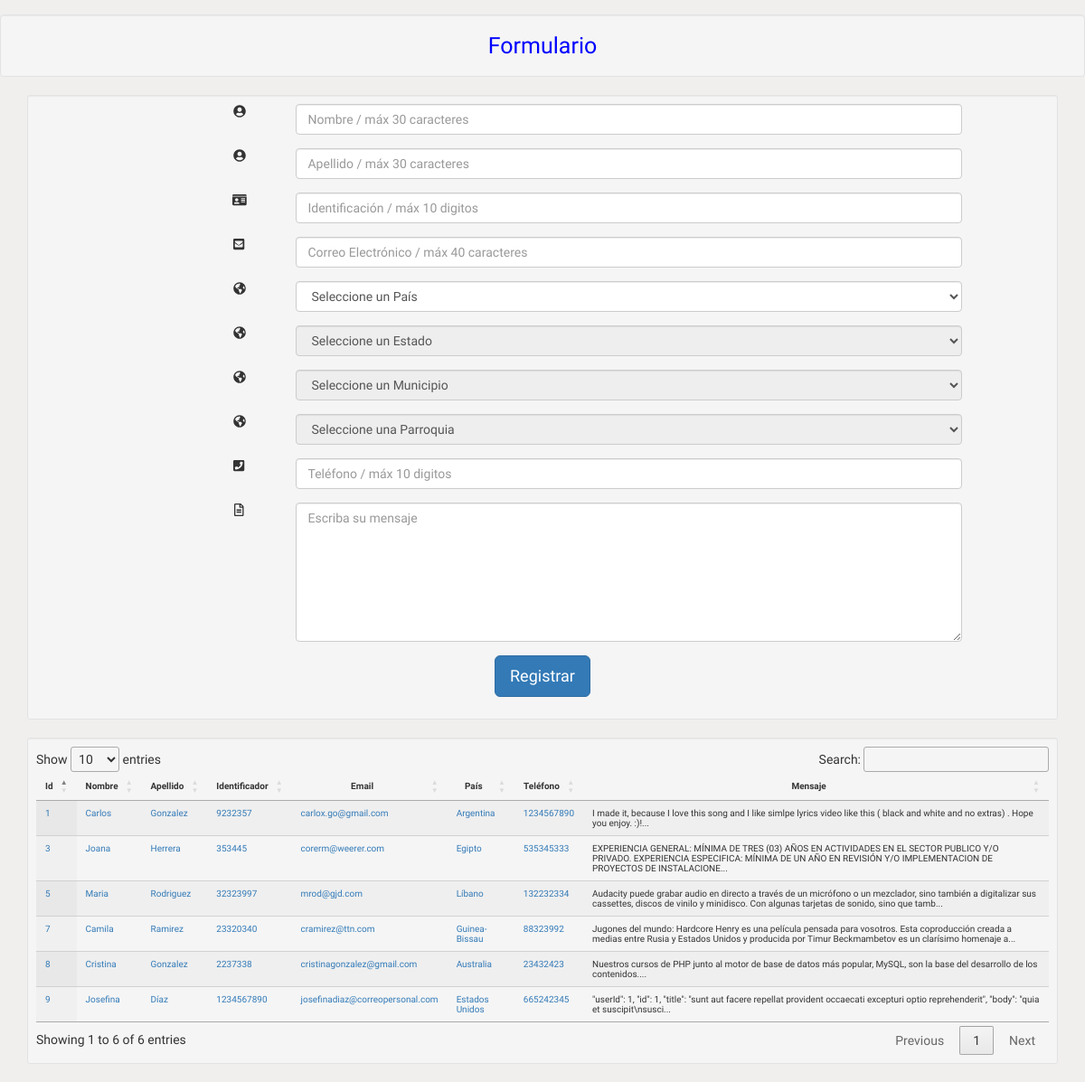
The page / on the database its author committed.
### tables this page shows
CREATE TABLE `tbl_users` (
  `id_user` int(11) NOT NULL,
  `name_user` varchar(30) NOT NULL,
  `lastname_user` varchar(30) NOT NULL,
  `document_user` int(11) NOT NULL,
  `email_user` varchar(40) NOT NULL,
  `phone_user` int(11) NOT NULL,
  `id_country` int(11) NOT NULL,
  `message_user` varchar(1000) NOT NULL
);

CREATE TABLE `tbl_countries` (
  `id_country` int(11) NOT NULL,
  `iso_country` char(2) DEFAULT NULL,
  `name_country` varchar(80) DEFAULT NULL
);

### class/Database.class.php (called while the page is built, shortened)
<?php
class Database extends PDO{
  public function __construct(){
    $this->conn = 'mysql:host='.HOST.';dbname='.DATABASE;
    $this->user = USER;
    $this->pass = PASSWORD;
    $this->charset = CHARSET;
  }
}

### methods/Controller.php (called while the page is built, shortened)
<?php
include_once 'class/Users.class.php';
class controllerUsers {
	private $user;
	public function __construct() {
		$this->user = new Users();
	}
	public function listUsers() {
		$data = $this->user->get_users_multiple();
		return $data;
	}
}

### class/Users.class.php (called while the page is built, shortened)
<?php
include_once 'class/Database.class.php';
class Users{
    private $conn;
    public function __construct(){
      $this->conn = new Database();
    }
    public function get_users_multiple(){
        try {
            $this->query = $this->conn->prepare('select * from tbl_users
                inner join tbl_countries on tbl_users.id_country = tbl_countries.id_country');
            $this->query->execute();
            $data = $this->query->fetchAll();
            return $data;
        }catch (PDOException $e) {
            $e->getMessage();
        }
    }
}

### views/start.php (the view, shortened to what this page needs)
<!DOCTYPE html>
<html>
<head>
<?php
	include_once('includes/head.php');
?>
</head>
<body>
	    <p>&nbsp;</p>
		<div class="well">
		<div align="center" style="color: blue;font-size: 25px;">Formulario</div>
		</div>
		<p>
		  <div class="container">
		    <div class="row">
		        <div class="col-md-12">
		            <div class="well well-sm">
		                <form class="form-horizontal" method="post" action="<?php  echo WEBSITEPATH.'?pg=ejecutar';?>" onsubmit="return confirm('Esta acci&oacute;n registrar&aacute; los datos de este formulario. Desea proceder?')">
		                    <fieldset>
		                        <div class="form-group">
		                            <span class="col-md-1 col-md-offset-2 text-center"><i class="fas fa-user-circle  bigicon"></i></span>
		                            <div class="col-md-8">
		                                <input id="fname" name="name" type="text" placeholder="Nombre / m&aacute;x 30 caracteres" class="form-control" maxlength="30" required="required">
		                            </div>
		                        </div>
		                        <div class="form-group">
		                            <span class="col-md-1 col-md-offset-2 text-center"><i class="fas fa-user-circle bigicon"></i></span>
		                            <div class="col-md-8">
		                                <input id="lname" name="lastname" type="text" placeholder="Apellido / m&aacute;x 30 caracteres" class="form-control" maxlength="30" required="required">
		                            </div>
		                        </div>
		                         <div class="form-group">
		                            <span class="col-md-1 col-md-offset-2 text-center"><i class="fas fa-id-card bigicon"></i></span>
		                            <div class="col-md-8">
		                                <input id="document" name="document" type="number" placeholder="Identificaci&oacute;n / m&aacute;x 10 digitos" min="1" max="9999999999" class="form-control" required="required">
		                            </div>
		                        </div>
		                        <div class="form-group">
		                            <span class="col-md-1 col-md-offset-2 text-center"><i class="fas fa-envelope-square bigicon"></i></span>
		                            <div class="col-md-8">
		                                <input id="email" name="email" type="email" placeholder="Correo Electr&oacute;nico / m&aacute;x 40 caracteres" class="form-control" maxlength="40" required="required">
		                            </div>
		                        </div>
		                        <div class="form-group">
		                            <span class="col-md-1 col-md-offset-2 text-center"><i class="fas fa-globe-americas"></i></span>
		                            <div class="col-md-8">
		                                <select name="pais" id="pais" placeholder="pais" class="form-control" required="required">
		                                	<option value="">Seleccione un Pa&iacute;s</option><?php
		                                ?></select>
		                            </div>
		                        </div>
		                        <div class="form-group">
		                            <span class="col-md-1 col-md-offset-2 text-center"><i class="fas fa-globe-americas"></i></span>
		                            <div class="col-md-8">
		                                <select  id = "estado" name = "estado"  class = "form-control" disabled = "disabled" required = "required">
											<option value = "">Seleccione un Estado</option>
										</select>
		                            </div>
		                        </div>
								<div class="form-group">
		                            <span class="col-md-1 col-md-offset-2 text-center"><i class="fas fa-globe-americas"></i></span>
		                            <div class="col-md-8">
		                                <select  id = "municipio" name = "municipio"  class = "form-control" disabled = "disabled" required = "required">
											<option value = "">Seleccione un Municipio</option>
										</select>
		                            </div>
		                        </div>
		                        <div class="form-group">
		                            <span class="col-md-1 col-md-offset-2 text-center"><i class="fas fa-globe-americas"></i></span>
		                            <div class="col-md-8">
		                                <select  id = "parroquia" name = "parroquia"  class = "form-control" disabled = "disabled" required = "required">
											<option value = "">Seleccione una Parroquia</option>
										</select>
		                            </div>
		                        </div>
		                        <div class="form-group">
		                            <span class="col-md-1 col-md-offset-2 text-center"><i class="fa fa-phone-square bigicon"></i></span>
		                            <div class="col-md-8">
		                                <input id="phone" name="telf" type="number" min="1" max="9999999999" placeholder="Tel&eacute;fono / m&aacute;x 10 digitos" class="form-control" required="required">
		                            </div>
		                        </div>
		                        <div class="form-group">
		                            <span class="col-md-1 col-md-offset-2 text-center"><i class="far fa-file-alt bigicon"></i></span>
		                            <div class="col-md-8">
		                                <textarea class="form-control" id="message" name="message" placeholder="Escriba su mensaje" rows="7" required="required"></textarea>
		                            </div>
		                        </div>
		                        <div class="form-group">
		                            <div class="col-md-12 text-center">
		                            	<input type="submit" name="accion" value="Registrar" class="btn btn-primary btn-lg" >
		                            </div>
		                        </div>
		                    </fieldset>
		                </form>
		            </div>
		            <div class="well well-sm">
			            <table id="blogtable" class="display" cellspacing="0" width="100%" style="font-size:10px">
							 <thead>
								 <tr>
								 	 <th style="text-align: center" width="">Id</th>
									 <th style="text-align: center" width="">Nombre</th>
									 <th style="text-align: center" width="">Apellido</th>
									 <th style="text-align: center" width="">Identificador</th>
									 <th style="text-align: center" width="">Email</th>
									 <th style="text-align: center" width="">Pa&iacute;s</th>
									 <th style="text-align: center" width="">Tel&eacute;fono</th>
									 <th style="text-align: center" width="">Mensaje</th>
								 </tr>
							 </thead>
							 <tbody>
					            <?php
					            	$user = new controllerUsers();
					            	$result = $user->listUsers();
					            	if ($result != 0){
						            	foreach ($result as $row){
						            		echo '
						            		<tr>
							            		<td><a href="'.WEBSITEPATH.'/index.php?pg=modificar&id='.$row['id_user'].'">'.$row['id_user'].'</a></td>
							            		<td><a href="'.WEBSITEPATH.'/index.php?pg=modificar&id='.$row['id_user'].'">'.$row['name_user'].'</a></td>
							            		<td><a href="'.WEBSITEPATH.'/index.php?pg=modificar&id='.$row['id_user'].'">'.$row['lastname_user'].'</a></td>
							            		<td><a href="'.WEBSITEPATH.'/index.php?pg=modificar&id='.$row['id_user'].'">'.$row['document_user'].'</a></td>
							            		<td><a href="'.WEBSITEPATH.'/index.php?pg=modificar&id='.$row['id_user'].'">'.$row['email_user'].'</a></td>
							            		<td><a href="'.WEBSITEPATH.'/index.php?pg=modificar&id='.$row['id_user'].'">'.$row['name_country'].'</a></td>
							            		<td><a href="'.WEBSITEPATH.'/index.php?pg=modificar&id='.$row['id_user'].'">'.$row['phone_user'].'</a></td>
							            		<td>'.substr($row['message_user'], 0, 200).'... </td>
						            		</tr>';
						            	}
						            }
					            ?>
						 	</tbody>
						</table>
		            </div>
		        </div>
		    </div>
		</div>
		</p>
	</body>
</html>

### index.php (shortened to what this page needs)
<?php
	include_once 'methods/Controller.php';
	include_once 'methods/Router.php';
	if (!isset($_GET['pg'])) {
		$pg='start';
	}else{
		$pg = filter_input(INPUT_GET, 'pg', $filter = FILTER_SANITIZE_STRING);
	}
	$router = new Router();
	if($router->validGET($pg)){
		$router->chargeViews($pg);
	}

### methods/Router.php (shortened to what this page needs)
<?php
class Router {
	public function chargeViews($pg) {
		switch ($pg):
			case 'start':
				include 'views/'.$pg.'.php';
				break;
		endswitch;
	}
	public function validGET($pg) {
		if (empty($pg)) {
			include_once 'views/start.php';
		} else {
			return true;
		}
	}
}

### includes/head.php (shortened to what this page needs)
<link rel="stylesheet" href="https://maxcdn.bootstrapcdn.com/bootstrap/3.3.7/css/bootstrap.min.css">
<link href="<?=WEBSITEPATH;?>css/style.css" rel="stylesheet" type="text/css" />
<link href="<?=WEBSITEPATH;?>css/style_tab.css" rel="stylesheet" type="text/css" />
<link rel="stylesheet" href="https://cdn.datatables.net/1.10.15/css/jquery.dataTables.min.css" type="text/css" media="screen" />
<link href="https://cdnjs.cloudflare.com/ajax/libs/bootstrap-datepicker/1.6.4/css/bootstrap-datepicker.css" rel="stylesheet"/>

### css/style.css (style rules this page uses)
html,body,div,span,applet,object,iframe,h1,h2,h3,h4,h5,h6,p,blockquote,pre,a,abbr,acronym,address,big,cite,code,del,dfn,em,img,ins,kbd,q,s,samp,small,strike,strong,sub,sup,tt,var,b,u,i,dl,dt,dd,ol,nav ul,nav li,fieldset,form,label,legend,table,caption,tbody,tfoot,thead,tr,th,td,article,aside,canvas,details,embed,figure,figcaption,footer,header,hgroup,menu,nav,output,ruby,summary,time,mark,audio,video { margin:0;padding:0;border:0;font-size:100%;font:inherit;vertical-align:baseline; }
table { border-collapse:collapse;border-spacing:0; }
a { text-decoration:none; }
body { font-family: 'Michroma' !important;font-size: 14px !important; background:#F0EFEE; }

### css/style_tab.css (style rules this page uses)
*, *:before, *:after { margin: 0; padding: 0; box-sizing: border-box; }

### rows shown on the page
tbl_users: id_user "1", name_user "Carlos", lastname_user "Gonzalez", document_user "9232357", email_user "carlox.go@gmail.com", id_country.name_country "Argentina", phone_user "1234567890", message_user "I made it, because I love this song and I like simlpe lyrics video like this ( black and white and no extras) . Hope you enjoy. :)!"
tbl_users: id_user "3", name_user "Joana", lastname_user "Herrera", document_user "353445", email_user "corerm@weerer.com", id_country.name_country "Egipto", phone_user "535345333", message_user "EXPERIENCIA GENERAL: MÍNIMA DE TRES (03) AÑOS EN ACTIVIDADES EN EL SECTOR PUBLICO Y/O PRIVADO. EXPERIENCIA ESPECIFICA: MÍNIMA DE UN AÑO EN REVISIÓN Y/O IMPLEMENTACION DE PROYECTOS DE INSTALACIONE"
tbl_users: id_user "5", name_user "Maria", lastname_user "Rodriguez", document_user "32323997", email_user "mrod@gjd.com", id_country.name_country "Líbano", phone_user "132232334", message_user "Audacity puede grabar audio en directo a través de un micrófono o un mezclador, sino también a digitalizar sus cassettes, discos de vinilo y minidisco. Con algunas tarjetas de sonido, sino que tamb"
tbl_users: id_user "7", name_user "Camila", lastname_user "Ramirez", document_user "23320340", email_user "cramirez@ttn.com", id_country.name_country "Guinea-Bissau", phone_user "88323992", message_user "Jugones del mundo: Hardcore Henry es una película pensada para vosotros. Esta coproducción creada a medias entre Rusia y Estados Unidos y producida por Timur Beckmambetov es un clarísimo homenaje a"
tbl_users: id_user "8", name_user "Cristina", lastname_user "Gonzalez", document_user "2237338", email_user "cristinagonzalez@gmail.com", id_country.name_country "Australia", phone_user "23432423", message_user "Nuestros cursos de PHP junto al motor de base de datos más popular, MySQL, son la base del desarrollo de los contenidos."
tbl_users: id_user "9", name_user "Josefina", lastname_user "Díaz", document_user "1234567890", email_user "josefinadiaz@correopersonal.com", id_country.name_country "Estados Unidos", phone_user "665242345", message_user "\"userId\": 1, \"id\": 1, \"title\": \"sunt aut facere repellat provident occaecati excepturi optio reprehenderit\", \"body\": \"quia et suscipit\\nsusci"
